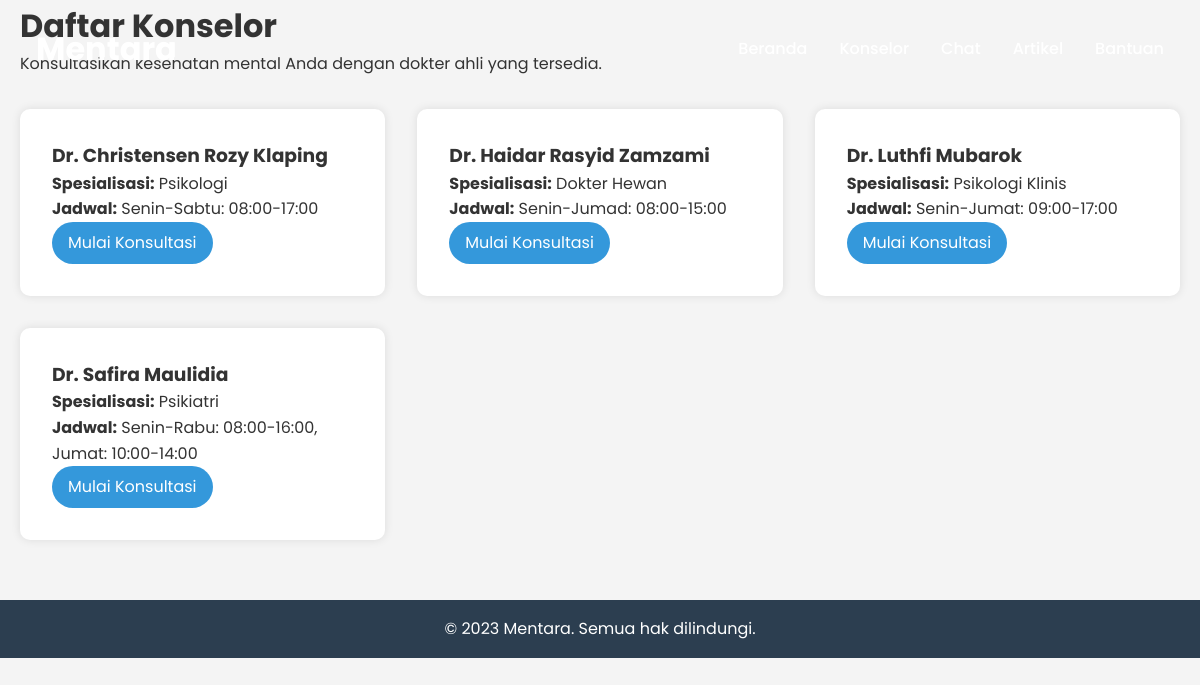
The app's page /counselors.php with its own data.
### tables this page shows
CREATE TABLE `pengguna` (
  `id` int NOT NULL,
  `nama_pengguna` varchar(50) NOT NULL,
  `kata_sandi` varchar(255) NOT NULL,
  `peran` enum('admin','dokter') NOT NULL,
  `nama` varchar(100) NOT NULL,
  `spesialisasi` varchar(100) DEFAULT NULL,
  `jadwal` text,
  `aktif` tinyint(1) DEFAULT '1',
  `dibuat_pada` timestamp NULL DEFAULT CURRENT_TIMESTAMP
);

### counselors.php (the view, shortened to what this page needs)
<?php
include 'includes/db.php';
$stmt = $pdo->query("SELECT * FROM pengguna WHERE peran = 'dokter' AND aktif = 1 ORDER BY nama");
$doctors = $stmt->fetchAll();
?>
<!DOCTYPE html>
<html lang="id">
<head>
    <link rel="stylesheet" href="assets/css/style.css">
    <link rel="stylesheet" href="https://cdnjs.cloudflare.com/ajax/libs/font-awesome/6.0.0/css/all.min.css">
</head>
<body>
    <header>
        <nav class="container">
            <div class="logo">Mentara</div>
            <ul class="nav-links">
                <li><a href="index.php">Beranda</a></li>
                <li><a href="counselors.php">Konselor</a></li>
                <li><a href="patient_form.php">Chat</a></li>
                <li><a href="articles.php">Artikel</a></li>
                <li><a href="help.php">Bantuan</a></li>
            </ul>
        </nav>
    </header>
    <main>
        <div class="container">
            <h1>Daftar Konselor</h1>
            <p>Konsultasikan kesehatan mental Anda dengan dokter ahli yang tersedia.</p>
            <div style="display: grid; grid-template-columns: repeat(auto-fit, minmax(300px, 1fr)); gap: 2rem; margin-top: 2rem;">
                <?php foreach ($doctors as $doctor): ?>
                    <div style="background-color: #fff; padding: 2rem; border-radius: 10px; box-shadow: 0 0 10px rgba(0,0,0,0.1);">
                        <h3><?php echo htmlspecialchars($doctor['nama']); ?></h3>
                        <p><strong>Spesialisasi:</strong> <?php echo htmlspecialchars($doctor['spesialisasi']); ?></p>
                        <p><strong>Jadwal:</strong> <?php echo htmlspecialchars($doctor['jadwal']); ?></p>
                        <a href="patient_form.php" class="btn">Mulai Konsultasi</a>
                    </div>
                <?php endforeach; ?>
            </div>
        </div>
    </main>
    <footer>
        <div class="container">
            <p>&copy; 2023 Mentara. Semua hak dilindungi.</p>
        </div>
    </footer>
</body>
</html>

### assets/css/style.css (style rules this page uses)
* { margin: 0; padding: 0; box-sizing: border-box; scroll-behavior: smooth; }
body { font-family: 'Poppins', sans-serif; line-height: 1.6; color: #333; background-color: #f4f4f4; }
.container { max-width: 1200px; margin: 0 auto; padding: 0 20px; }
header { position: fixed; z-index: 100; padding: 1rem 1rem; width: 100%; }
header nav { border-radius: 500px; height: 65px; }
nav { display: flex; justify-content: space-between; align-items: center; padding: 1rem 0; }
.logo { font-size: 2rem; font-weight: 700; color: rgb(255, 255, 255); display: flex; align-items: center; justify-content: center; gap: 1rem; }
.nav-links { display: flex; list-style: none; }
.nav-links li { margin-left: 2rem; }
.nav-links a { color: white; text-decoration: none; font-weight: 500; transition: color 0.3s; }
.btn { display: inline-block; padding: 0.5rem 1rem; background-color: #3498db; color: #fff; text-decoration: none; border-radius: 500px; border: none; transition: background-color 0.3s; cursor: pointer; }
main { min-height: calc(100vh - 200px); }
footer { background-color: #2c3e50; color: #fff; text-align: center; padding: 1rem 0; }

### records on screen
pengguna: nama "Dr. Christensen Rozy Klaping", spesialisasi "Psikologi", jadwal "Senin-Sabtu: 08:00-17:00"
pengguna: nama "Dr. Haidar Rasyid Zamzami", spesialisasi "Dokter Hewan", jadwal "Senin-Jumad: 08:00-15:00"
pengguna: nama "Dr. Luthfi Mubarok", spesialisasi "Psikologi Klinis", jadwal "Senin-Jumat: 09:00-17:00"
pengguna: nama "Dr. Safira Maulidia", spesialisasi "Psikiatri", jadwal "Senin-Rabu: 08:00-16:00, Jumat: 10:00-14:00"
